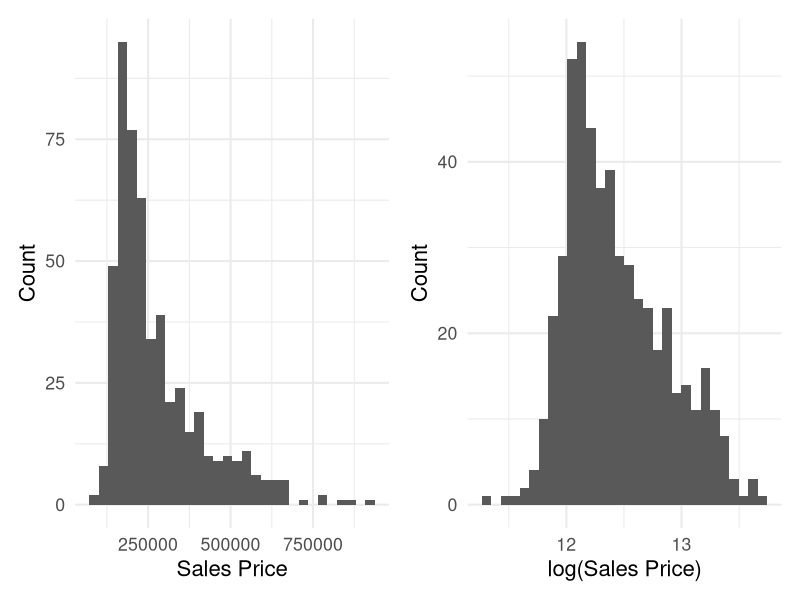
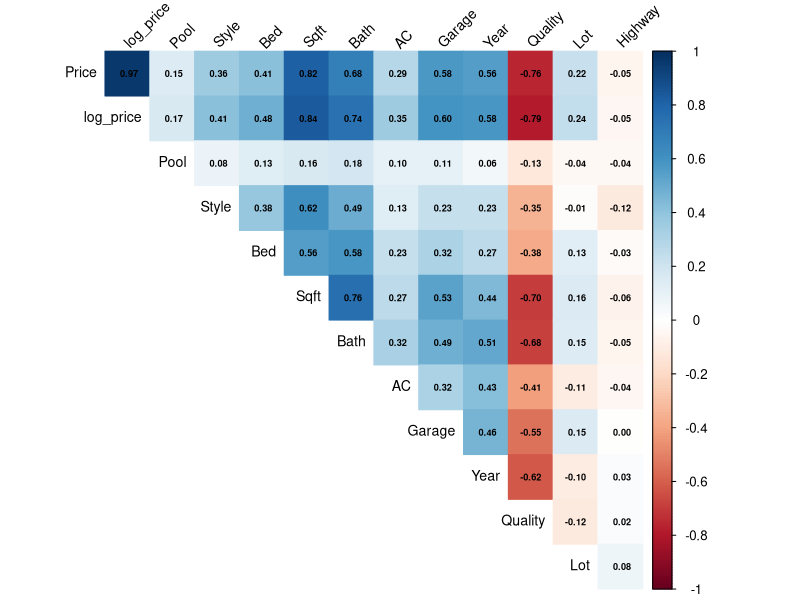
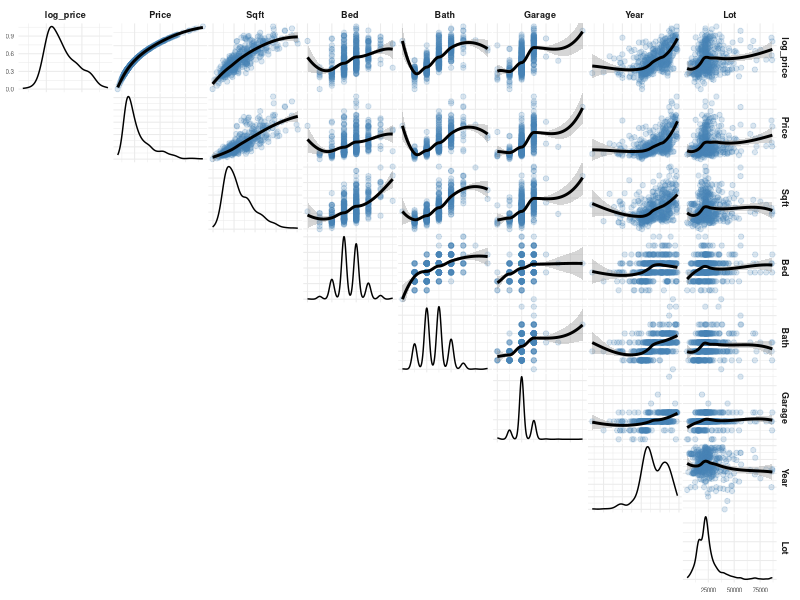
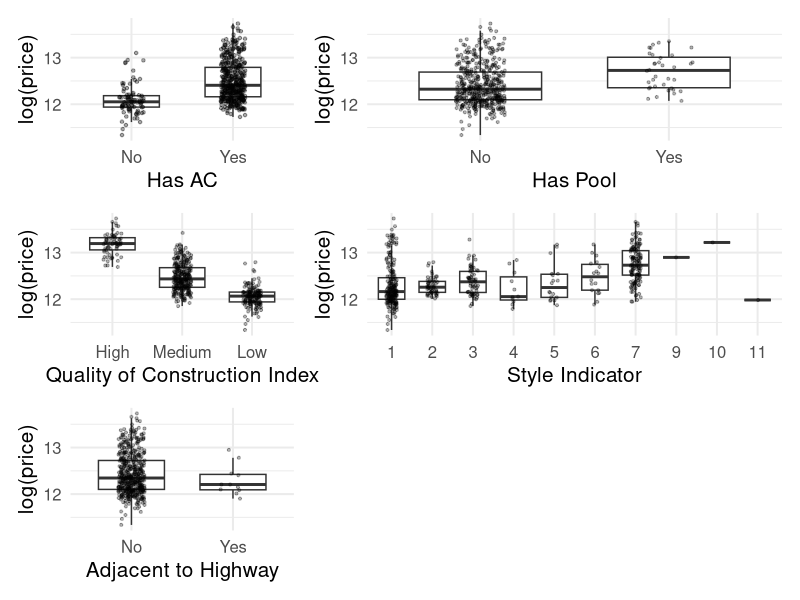
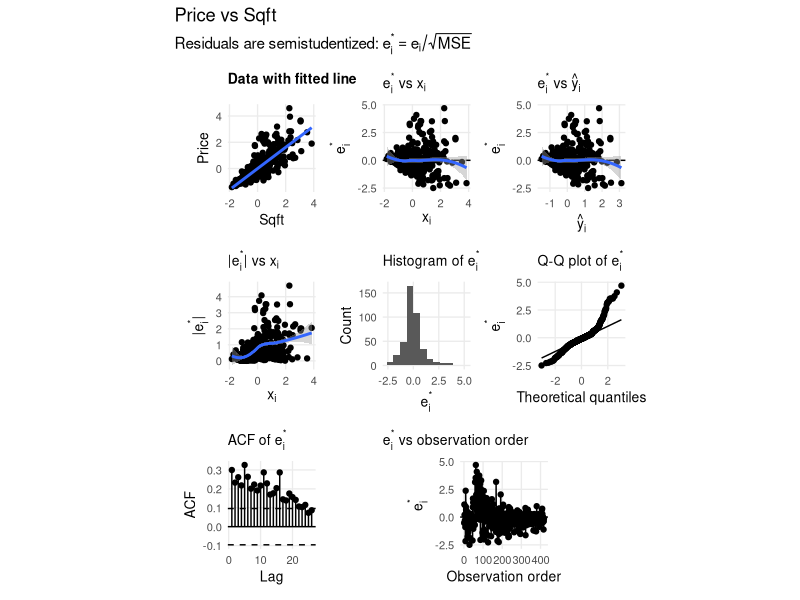
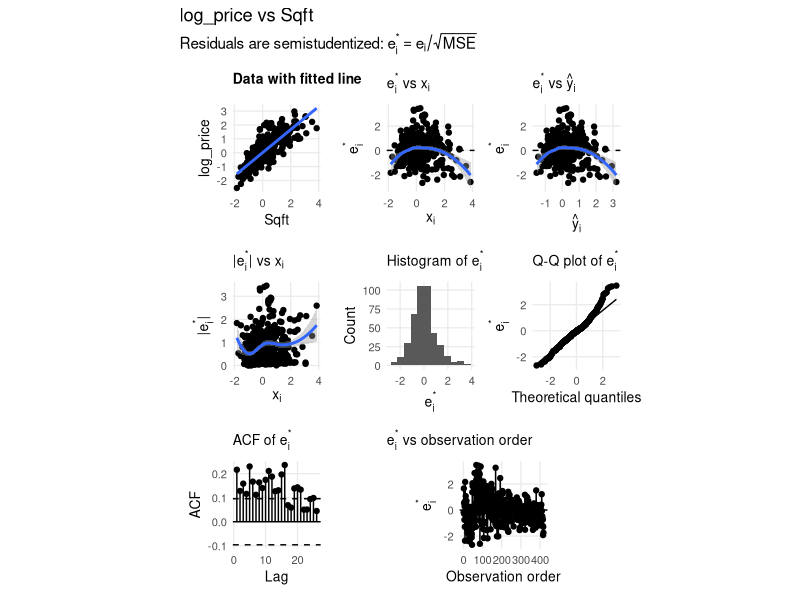
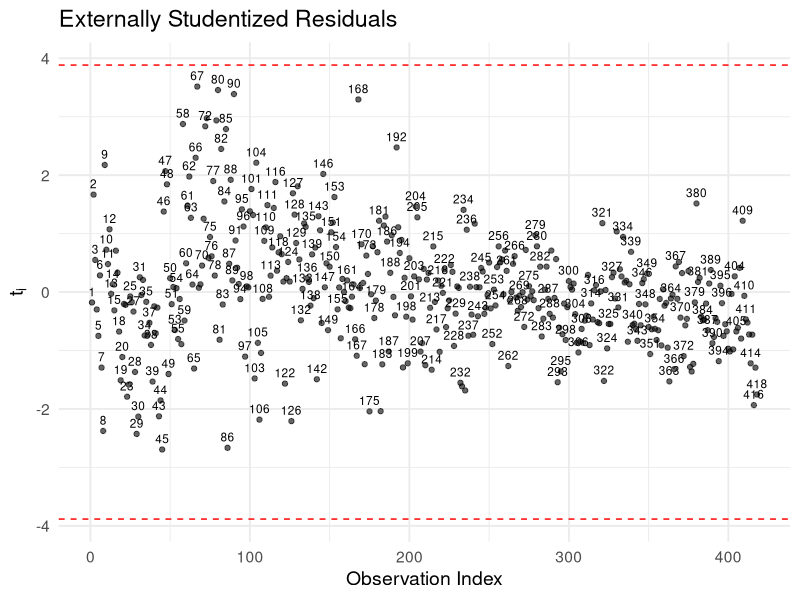
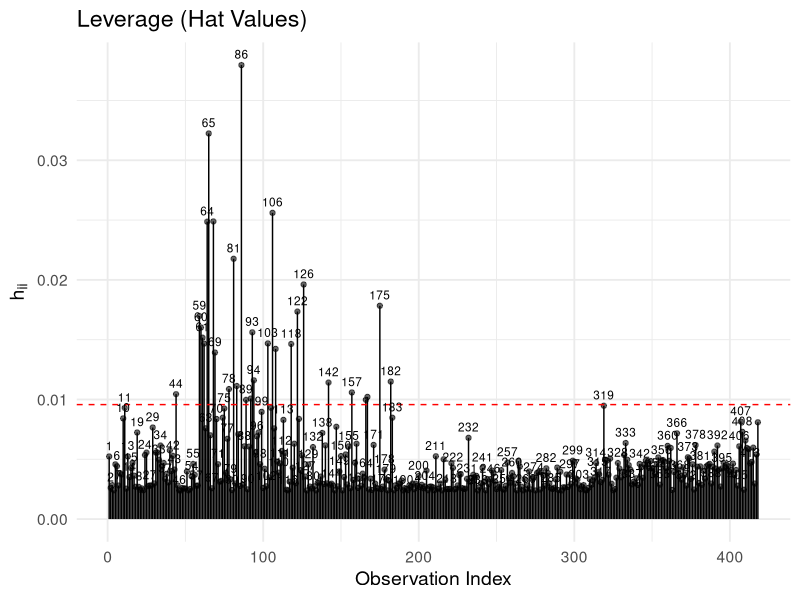

Recreate these plots in R, in order.
## ---- chunk 1
# Step 1: Load and understand the data/load necessary libraries
library(dplyr)
library(tibble)
library(ggplot2)
library(GGally)
library(corrplot)
library(car)
library(leaps)
library(patchwork)
data_raw = read.csv("APPENC07.csv")
cat("Dimensions of dataset: ", dim(data_raw))
## ---- chunk 2
# Remove ID from data
data_raw$ID = NULL

# Step 2: Explore the response
p_price <- ggplot(data_raw, aes(x = Price)) +
  geom_histogram(bins = 30) +
  labs(x = "Sales Price", y = "Count") +
  theme_minimal(base_size = 16)

# Put price on log scale
data_raw$log_price = log(data_raw$Price)
p_log <- ggplot(data_raw, aes(x = log_price)) +
  geom_histogram(bins = 30) +
  labs(x = "log(Sales Price)", y = "Count") +
  theme_minimal(base_size = 16)

p_price + p_log
## ---- chunk 3
# Step 3: Explore relationships between variables
correlation_data <- dplyr::select(
  data_raw,
  everything(),
)
predictor_cols = setdiff(names(correlation_data), c("Price", "log_price"))
cor_predictors = cor(correlation_data[predictor_cols])
hc = hclust(as.dist(1 - cor_predictors))
ordered_predictors = predictor_cols[hc$order]
final_order = c("Price", "log_price", ordered_predictors)
cor_final = cor(correlation_data[final_order])

corrplot(
  cor_final,
  method = "color",
  type = "upper",
  order = "original",
  addCoef.col = "black",
  number.cex = 0.55,
  tl.col = "black",
  tl.srt = 45,
  tl.cex = 0.85,
  diag = FALSE
)
## ---- chunk 4
continuous_pairs <- data_raw |>
  dplyr::select(-AC, -Pool, -Style, -Highway, -Quality) |>
  relocate(log_price)

GGally::ggpairs(
  continuous_pairs,
  lower = list(
    continuous = "blank"
  ),
  upper = list(
    continuous = GGally::wrap(
      "smooth",
      method = "loess",
      color = "steelblue",
      formula = y ~ x,
      se = TRUE,
      alpha = 0.20
    )
  ),
  diag = list(
    continuous = GGally::wrap(
      "densityDiag",
      alpha = 0.50
    )
  ),
  progress = FALSE
) +
  theme_minimal(base_size = 8) +
  theme(
    axis.text = element_text(size = 4.5),
    axis.title = element_text(size = 10),
    strip.text = element_text(size = 6.5, face = "bold"),
    panel.spacing = grid::unit(0.06, "lines")
  )
## ---- chunk 5
discrete_data <- mutate(
  data_raw,
  AC = factor(
    AC,
    levels = c(0, 1),
    labels = c("No", "Yes")
  ),
  Pool = factor(
    Pool,
    levels = c(0, 1),
    labels = c("No", "Yes")
  ),
  Quality = factor(
    Quality,
    levels = c(1, 2, 3),
    labels = c("High", "Medium", "Low")
  ),
  Style = factor(Style),
  Highway = factor(
    Highway,
    levels = c(0, 1),
    labels = c("No", "Yes")
  )
)

p_AC <- ggplot(
  discrete_data,
  aes(x = AC, y = log_price)
) +
  geom_boxplot(
    width = 0.55,
    outlier.shape = NA
  ) +
  geom_point(
    position = position_jitter(
      width = 0.12,
      height = 0,
      seed = 413
    ),
    alpha = 0.35,
    size = 0.9
  ) +
  labs(
    x = "Has AC",
    y = "log(price)"
  ) +
  theme_minimal(base_size = 15)

p_Pool <- ggplot(
  discrete_data,
  aes(x = Pool, y = log_price)
) +
  geom_boxplot(
    width = 0.65,
    outlier.shape = NA
  ) +
  geom_point(
    position = position_jitter(
      width = 0.13,
      height = 0,
      seed = 413
    ),
    alpha = 0.30,
    size = 0.75
  ) +
  labs(
    x = "Has Pool",
    y = "log(price)"
  ) +
  theme_minimal(base_size = 15)

p_Quality <- ggplot(
  discrete_data,
  aes(x = Quality, y = log_price)
) +
  geom_boxplot(
    width = 0.65,
    outlier.shape = NA
  ) +
  geom_point(
    position = position_jitter(
      width = 0.13,
      height = 0,
      seed = 413
    ),
    alpha = 0.30,
    size = 0.75
  ) +
  labs(
    x = "Quality of Construction Index",
    y = "log(price)"
  ) +
  theme_minimal(base_size = 15)

p_Style <- ggplot(
  discrete_data,
  aes(x = Style, y = log_price)
) +
  geom_boxplot(
    width = 0.65,
    outlier.shape = NA
  ) +
  geom_point(
    position = position_jitter(
      width = 0.13,
      height = 0,
      seed = 413
    ),
    alpha = 0.30,
    size = 0.75
  ) +
  labs(
    x = "Style Indicator",
    y = "log(price)"
  ) +
  theme_minimal(base_size = 15)

p_Highway <- ggplot(
  discrete_data,
  aes(x = Highway, y = log_price)
) +
  geom_boxplot(
    width = 0.65,
    outlier.shape = NA
  ) +
  geom_point(
    position = position_jitter(
      width = 0.13,
      height = 0,
      seed = 413
    ),
    alpha = 0.30,
    size = 0.75
  ) +
  labs(
    x = "Adjacent to Highway",
    y = "log(price)"
  ) +
  theme_minimal(base_size = 15)

(p_AC + p_Pool + p_Quality + p_Style + p_Highway) +
  plot_layout(widths = c(0.35, 0.65))
## ---- chunk 6
# Remove style from data
data_raw$Style = NULL

# Split data into train and test sets (80/20)
set.seed(42)
test_id <- sample(
  seq_len(nrow(data_raw)),
  size = floor(0.20 * nrow(data_raw))
)
data_test_raw <- data_raw[test_id, ]
data_train_raw <- data_raw[-test_id, ]

# Standardize continuous variable sets separately
continuous = c("Price", "log_price", "Sqft", "Bed", "Bath", "Garage", "Year", "Lot")
train_means = sapply(data_train_raw[continuous], mean)
train_sds = sapply(data_train_raw[continuous], sd)
test_means = sapply(data_test_raw[continuous], mean)
test_sds = sapply(data_test_raw[continuous], sd)
# Function to standardize
standardize = function(df, means, sds, cols) {
  df[cols] = scale(df[cols], center = means, scale = sds)
  df
}
data_train = standardize(data_train_raw, train_means, train_sds, continuous)
data_test = standardize(data_test_raw, train_means, train_sds, continuous)
# Now add categorical predictors
data_train$AC = data_train_raw$AC
data_train$Pool = data_train_raw$Pool
data_train$Highway = data_train_raw$Highway
data_train$Quality = factor(data_train_raw$Quality)

data_test$AC = data_test_raw$AC
data_test$Pool = data_test_raw$Pool
data_test$Highway = data_test_raw$Highway
data_test$Quality = factor(data_test_raw$Quality)


cat("Standardized continuous predictors and split into training and test sets (80/20) before fitting models\n")
c(training = nrow(data_train),test = nrow(data_test))
## ---- chunk 7
#| fig-width: 20
#| fig-height: 15
#| out-width: "100%"

fit_slr = lm(log_price ~ Sqft, data = data_train)
fit_slr_reg = lm(Price ~ Sqft, data = data_train)

make_slr_diagnostics <- function(mod, model_title = "Simple Linear Regression Model") {
  
  # Extract model data
  mf <- model.frame(mod)
  
  y_name <- names(mf)[1]
  x_name <- names(mf)[2]
  
  n <- nobs(mod)
  
  # Raw residuals
  resid_raw <- resid(mod)
  
  # MSE = SSE / degrees of freedom
  MSE <- sum(resid_raw^2) / df.residual(mod)
  
  # Semistudentized residuals
  ei <- resid_raw / sqrt(MSE)
  
  diag_df <- data.frame(
    obs = seq_len(n),
    x = mf[[x_name]],
    y = mf[[y_name]],
    yhat = fitted(mod),
    ei = ei,
    abs_ei = abs(ei)
  )
  
  base_theme <- theme_minimal(base_size = 10) +
    theme(
      plot.title = element_text(size = 10, face = "bold"),
      panel.grid.minor = element_blank(),
      aspect.ratio = 1
    )
  
  p1 <- ggplot(diag_df, aes(x = x, y = y)) +
    geom_point() +
    geom_smooth(method = "lm", se = FALSE, formula = y ~ x) +
    labs(
      title = "Data with fitted line",
      x = x_name,
      y = y_name
    ) +
    base_theme
  
  p2 <- ggplot(diag_df, aes(x = x, y = ei)) +
    geom_hline(yintercept = 0, linetype = "dashed") +
    geom_point() +
    geom_smooth(method = "loess", se = TRUE, formula = y ~ x) +
    labs(
      title = expression(e[i]^"*" ~ "vs" ~ x[i]),
      x = expression(x[i]),
      y = expression(e[i]^"*")
    ) +
    base_theme
  
  p3 <- ggplot(diag_df, aes(x = yhat, y = ei)) +
    geom_hline(yintercept = 0, linetype = "dashed") +
    geom_point() +
    geom_smooth(method = "loess", se = TRUE, formula = y ~ x) +
    labs(
      title = expression(e[i]^"*" ~ "vs" ~ hat(y)[i]),
      x = expression(hat(y)[i]),
      y = expression(e[i]^"*")
    ) +
    base_theme
  
  p4 <- ggplot(diag_df, aes(x = x, y = abs_ei)) +
    geom_point() +
    geom_smooth(method = "loess", se = TRUE, formula = y ~ x) +
    labs(
      title = expression("|" * e[i]^"*" * "|" ~ "vs" ~ x[i]),
      x = expression(x[i]),
      y = expression("|" * e[i]^"*" * "|")
    ) +
    base_theme
  
  p5 <- ggplot(diag_df, aes(x = ei)) +
    geom_histogram(bins = 12, boundary = 0) +
    labs(
      title = expression("Histogram of" ~ e[i]^"*"),
      x = expression(e[i]^"*"),
      y = "Count"
    ) +
    base_theme
  
  p6 <- ggplot(diag_df, aes(sample = ei)) +
    stat_qq() +
    stat_qq_line() +
    labs(
      title = expression("Q-Q plot of" ~ e[i]^"*"),
      x = "Theoretical quantiles",
      y = expression(e[i]^"*")
    ) +
    base_theme
  
  # Compute ACF without base R plotting
  acf_obj <- acf(ei, plot = FALSE)
  
  acf_df <- data.frame(
    lag = as.numeric(acf_obj$lag),
    acf = as.numeric(acf_obj$acf)
  )
  
  acf_df_no0 <- subset(acf_df, lag > 0)
  
  acf_bound <- 1.96 / sqrt(n)
  
  p7 <- ggplot(acf_df_no0, aes(x = lag, y = acf)) +
    geom_hline(yintercept = 0) +
    geom_hline(yintercept = c(-acf_bound, acf_bound), linetype = "dashed") +
    geom_segment(aes(xend = lag, yend = 0)) +
    geom_point() +
    labs(
      title = expression("ACF of" ~ e[i]^"*"),
      x = "Lag",
      y = "ACF"
    ) +
    base_theme
  
  p8 <- ggplot(diag_df, aes(x = obs, y = ei)) +
    geom_hline(yintercept = 0, linetype = "dashed") +
    geom_line() +
    geom_point() +
    labs(
      title = expression(e[i]^"*" ~ "vs observation order"),
      x = "Observation order",
      y = expression(e[i]^"*")
    ) +
    base_theme
  
design <- "
ABC
DEF
GHH
"

p1 + p2 + p3 + p4 + p5 + p6 + p7 + p8 +
  plot_layout(design = design) +
  plot_annotation(
    title = model_title,
    subtitle = expression("Residuals are semistudentized: " * e[i]^"*" == e[i] / sqrt(MSE))
  )
}

make_slr_diagnostics(fit_slr_reg, "Price vs Sqft")
make_slr_diagnostics(fit_slr, "log_price vs Sqft")
## ---- chunk 8
# Remove Price from data set
data_train$Price = NULL
data_test$Price = NULL
continuous = continuous[-1]
# Remove log_price since we only need predictors now
continuous = continuous[-1]

# Function for outlier diagnostics (used again later for MLR)
make_outlier_diagnostics = function(mod, model_title = ""){
  # Compute outlier diagnostics
  diag_df <- data.frame(
    obs      = 1:length(fitted(mod)),
    leverage = hatvalues(mod),
    cooks_d  = cooks.distance(mod),
    ext_stud = rstudent(mod)
  )
  
  n <- nobs(mod)
  p <- length(coef(mod))
  
  leverage_cutoff <- 2 * p / n
  cooks_cutoff    <- 4 / n
  esr_cutoff      <- qt(1 - 0.05 / (2 * n), df = n - p - 1)
  
  # ESR plot 
  p_esr <- ggplot(diag_df, aes(x = obs, y = ext_stud, label = obs)) +
    geom_hline(yintercept = c(-esr_cutoff, esr_cutoff), lty = 2, color = "red") +
    geom_point(alpha = 0.6) +
    geom_text(vjust = -0.7, size = 3, check_overlap = TRUE) +
    labs(
      title = "Externally Studentized Residuals",
      x = "Observation Index",
      y = expression(t[i])
    ) +
    theme_minimal(base_size = 14)
  
  # Cook's Distance plot
  p_cooks <- ggplot(diag_df, aes(x = obs, y = cooks_d, label = obs)) +
    geom_segment(aes(xend = obs, y = 0, yend = cooks_d)) +
    geom_point(alpha = 0.6) +
    geom_hline(yintercept = cooks_cutoff, lty = 2, color = "red") +
    geom_text(vjust = -0.7, size = 3, check_overlap = TRUE) +
    labs(
      title = "Cook's Distance",
      x = "Observation Index",
      y = expression(D[i])
    ) +
    theme_minimal(base_size = 14)
  
  # Leverage plot
  p_leverage <- ggplot(diag_df, aes(x = obs, y = leverage, label = obs)) +
    geom_segment(aes(xend = obs, y = 0, yend = leverage)) +
    geom_point(alpha = 0.6) +
    geom_hline(yintercept = leverage_cutoff, lty = 2, color = "red") +
    geom_text(vjust = -0.7, size = 3, check_overlap = TRUE) +
    labs(
      title = "Leverage (Hat Values)",
      x = "Observation Index",
      y = expression(h[ii])
    ) +
    theme_minimal(base_size = 14)
  
  list(esr = p_esr, leverage = p_leverage, cooks = p_cooks, data = diag_df)
}

diag = make_outlier_diagnostics(fit_slr)
diag$esr
diag$leverage
diag$cooks
## ---- chunk 9

esr_table <- diag$data[order(-abs(diag$data$ext_stud)), c("obs", "ext_stud")]
knitr::kable(head(esr_table, 10), digits = 3, align = "c", row.names = FALSE)

leverage_table <- diag$data[order(-diag$data$leverage), c("obs", "leverage")]
knitr::kable(head(leverage_table, 10), digits = 3, align = "c", row.names = FALSE)

cooks_table <- diag$data[order(-diag$data$cooks_d), c("obs", "cooks_d")]
knitr::kable(head(cooks_table, 10), digits = 3, align = "c", row.names = FALSE)
## ---- chunk 10
# Sensitivity analysis to see if it is worth removing the most influential point
most_influential <- which.max(cooks.distance(fit_slr))
fit_without <- update(fit_slr, subset = -most_influential)
coefficient_comparison <- data.frame(
coefficient = names(coef(fit_slr)),
full_data = unname(coef(fit_slr)),
without_observation = unname(coef(fit_without))
)
coefficient_comparison$change <-
coefficient_comparison$without_observation -
coefficient_comparison$full_data
knitr::kable(coefficient_comparison, digits = 3, align = "c")
## ---- chunk 11
newdata = data.frame(Sqft = c(0.5, 1.5, 2))
log_price_mean <- mean(log(data_raw$Price))   
log_price_sd   <- sd(log(data_raw$Price))

pred_log_scale <- predict(fit_slr, newdata = newdata, interval = "confidence")
pred_log_raw <- pred_log_scale * log_price_sd + log_price_mean

pred_log_scale <- predict(fit_slr, newdata = newdata, interval = "prediction")
pred_log_raw2  <- pred_log_scale * log_price_sd + log_price_mean

# 2. exponentiate to dollars
pred_dollars_mean <- exp(pred_log_raw)
pred_dollars_mean
pred_dollars <- exp(pred_log_raw2)
pred_dollars

## ---- chunk 12
cat("Full predictor pool: \n")
predictor_train = dplyr::select(data_train, -log_price)
names(predictor_train)
## ---- chunk 13
#| fig-width: 20
#| fig-height: 15
#| out-width: "100%"
full_fit = lm(log_price ~ ., data=data_train)
round(coef(summary(full_fit)), 3)
round(car::vif(full_fit), 2)
## ---- chunk 14

## ---- chunk 15
# Add all quadratic and interaction terms into the predictor pool
data_train_full = data_train
data_test_full = data_test
data_train_full[paste0(continuous, "2")] = data_train[continuous]^2
data_test_full[paste0(continuous, "2")] = data_test[continuous]^2

interaction_vars = c(continuous, "AC", "Pool", "Highway", "Quality")
train_interactions = model.matrix(~ (.)^2, data = data_train[interaction_vars])
test_interactions = model.matrix(~ (.)^2, data = data_test[interaction_vars])

keep = grepl(":", colnames(train_interactions))
train_interactions = train_interactions[, keep, drop = FALSE]
test_interactions = test_interactions[, keep, drop = FALSE]

data_train_full = cbind(data_train_full, train_interactions)
data_test_full = cbind(data_test_full, test_interactions)

# Remove Quality predictor and replace with dummies
dummies_train = model.matrix(~ Quality - 1, data = data_train_full)[, -1]
data_train_full$Quality = NULL
data_train_full = cbind(data_train_full, dummies_train)

dummies_test = model.matrix(~ Quality - 1, data = data_test_full)[, -1]
data_test_full$Quality = NULL
data_test_full = cbind(data_test_full, dummies_test)

cat("Original predictor pool size vs full predictor pool size: \n")
c(original_preds = ncol(data_train) - 1, full_preds = ncol(data_train_full) - 1)

## ---- chunk 16
# Run best subset selections via forward and backward selection, since p=72, 2^71 models is unfeasible to check
expanded_full_fit = lm(log_price ~ ., data = data_train_full)
null_fit = lm(log_price ~ 1, data = data_train_full)

forward_fit = step(
  null_fit, 
  scope = list(lower = formula(null_fit), upper = formula(expanded_full_fit)), 
  direction = "forward", k=log(nrow(data_train_full)), 
  trace = 0
)

backward_fit = step(
  expanded_full_fit,
  direction = "backward",
  k = log(nrow(data_train_full)),
  trace = 0
)

# Method to order formula terms to identify model hierarchy easier
order_formula_terms = function(fit){
  terms_vec = attr(terms(fit), "term.labels")
  is_interaction = grepl(":", terms_vec)
  is_quadratic = grepl("2$", terms_vec) & 
    !is_interaction & 
    !terms_vec %in% c("Quality2", "Quality3")
  is_base = !is_interaction & !is_quadratic
  
  ordered_terms = c(
    sort(terms_vec[is_base]),
    sort(terms_vec[is_quadratic]),
    sort(terms_vec[is_interaction])
  )
  
  response_name = all.vars(formula(fit))[1]
  reformulate(ordered_terms, response = response_name)
}

cat("Forward selection candidate model: \n\n")
print(formula(order_formula_terms(forward_fit)), showEnv = FALSE)
cat("\nBackward selection candidate model: \n\n")
print(formula(order_formula_terms(backward_fit)), showEnv = FALSE)

## ---- chunk 17
# Checking for a specific issue with interaction terms
num_valid = sum(data_train_full$Pool > 0.5 & data_train_full$AC < 0.5)
cat("Number of residencies with a pool but no AC: ", num_valid)
idx = which(data_train_full$Pool > 0.5 & data_train_full$AC < 0.5)
cat("\nObservation where singularity occurs: ", idx)
lev = hatvalues(forward_fit)[8]
cat("\nLeverage at this observation: ", lev)
## ---- chunk 18
# Add necessary main effects to each model
forward_fit = update(forward_fit, . ~ . + Bath + Bed + AC - `AC:Pool`)
backward_fit = update(backward_fit, . ~ . + Bath + Quality2 + Quality3 + Sqft - `AC:Pool`)
cat("Forward selection candidate model: \n\n")
print(formula(order_formula_terms(forward_fit)), showEnv = FALSE)
cat("\nBackward selection candidate model: \n\n")
print(formula(order_formula_terms(backward_fit)), showEnv = FALSE)
## ---- chunk 19
alias(backward_fit)
## ---- chunk 20
backward_fit = update(backward_fit, . ~ . - `AC:Quality3`)
cat("Forward selection candidate model: \n\n")
print(formula(order_formula_terms(forward_fit)), showEnv = FALSE)
cat("\nBackward selection candidate model: \n\n")
print(formula(order_formula_terms(backward_fit)), showEnv = FALSE)
## ---- chunk 21
# Define functions to compute PRESS statistics

PRESS <- function(fit) {
  sum((residuals(fit) / (1 - hatvalues(fit)))^2)
}

PRESS_RMSE <- function(fit) {
  sqrt(PRESS(fit) / nobs(fit))
}

RMSE <- function(fit, test_data) {
  prediction <- predict(fit, newdata = test_data)
  sqrt(mean((data_test_full$log_price - prediction)^2))
}
## ---- chunk 22
models = list(
  "Full Main Effects Model" = full_fit,
  "Forward Selection" = forward_fit,
  "Backward Selection" = backward_fit
)

test_sets = list(
  data_test,
  data_test_full,
  data_test_full
)

model_comparison = data.frame(
  Model = names(models),
  Predictors = sapply(models, function(fit) length(coef(fit)) - 1),
  Adj_R2 = sapply(models, function(fit) summary(fit)$adj.r.squared),
  BIC = sapply(models, BIC),
  AIC = sapply(models, AIC),
  PRESS_RMSE = sapply(models, PRESS_RMSE),
  Test_RMSE = mapply(
    RMSE,
    models,
    test_sets
  )
)


knitr::kable(
  model_comparison,
  digits = 4,
  row.names = FALSE,
  align = "c"
)
## ---- chunk 23
#| fig-width: 20
#| fig-height: 15
#| out-width: "100%"

# This function is analogous to the SLR diagnostics it just removes the first two plots

make_mlr_diagnostics <- function(mod, model_title = "Multiple Linear Regression Model") {
  
  mf <- model.frame(mod)
  y_name <- names(mf)[1]
  n <- nobs(mod)
  
  resid_raw <- resid(mod)
  MSE <- sum(resid_raw^2) / df.residual(mod)
  ei <- resid_raw / sqrt(MSE)
  
  diag_df <- data.frame(
    obs = seq_len(n),
    yhat = fitted(mod),
    ei = ei,
    abs_ei = abs(ei)
  )
  
  base_theme <- theme_minimal(base_size = 10) +
    theme(
      plot.title = element_text(size = 10, face = "bold"),
      panel.grid.minor = element_blank(),
      aspect.ratio = 1
    )
  
  p3 <- ggplot(diag_df, aes(x = yhat, y = ei)) +
    geom_hline(yintercept = 0, linetype = "dashed") +
    geom_point() +
    geom_smooth(method = "loess", se = TRUE, formula = y ~ x) +
    labs(title = expression(e[i]^"*" ~ "vs" ~ hat(y)[i]), x = expression(hat(y)[i]), y = expression(e[i]^"*")) +
    base_theme
  
  p4 <- ggplot(diag_df, aes(x = yhat, y = abs_ei)) +
    geom_point() +
    geom_smooth(method = "loess", se = TRUE, formula = y ~ x) +
    labs(title = expression("|" * e[i]^"*" * "|" ~ "vs" ~ hat(y)[i]), x = expression(hat(y)[i]), y = expression("|" * e[i]^"*" * "|")) +
    base_theme
  
  p5 <- ggplot(diag_df, aes(x = ei)) +
    geom_histogram(bins = 12, boundary = 0) +
    labs(title = expression("Histogram of" ~ e[i]^"*"), x = expression(e[i]^"*"), y = "Count") +
    base_theme
  
  p6 <- ggplot(diag_df, aes(sample = ei)) +
    stat_qq() + stat_qq_line() +
    labs(title = expression("Q-Q plot of" ~ e[i]^"*"), x = "Theoretical quantiles", y = expression(e[i]^"*")) +
    base_theme
  
  acf_obj <- acf(ei, plot = FALSE)
  acf_df <- data.frame(lag = as.numeric(acf_obj$lag), acf = as.numeric(acf_obj$acf))
  acf_df_no0 <- subset(acf_df, lag > 0)
  acf_bound <- 1.96 / sqrt(n)
  
  p7 <- ggplot(acf_df_no0, aes(x = lag, y = acf)) +
    geom_hline(yintercept = 0) +
    geom_hline(yintercept = c(-acf_bound, acf_bound), linetype = "dashed") +
    geom_segment(aes(xend = lag, yend = 0)) +
    geom_point() +
    labs(title = expression("ACF of" ~ e[i]^"*"), x = "Lag", y = "ACF") +
    base_theme
  
  p8 <- ggplot(diag_df, aes(x = obs, y = ei)) +
    geom_hline(yintercept = 0, linetype = "dashed") +
    geom_line() + geom_point() +
    labs(title = expression(e[i]^"*" ~ "vs observation order"), x = "Observation order", y = expression(e[i]^"*")) +
    base_theme
  
  design <- "
  AB
  CD
  EF
  "
  
  p3 + p4 + p5 + p6 + p7 + p8 +
    plot_layout(design = design) +
    plot_annotation(
      title = model_title,
      subtitle = expression("Residuals are semistudentized: " * e[i]^"*" == e[i] / sqrt(MSE))
    )
}

make_mlr_diagnostics(forward_fit, "Forward Selection")
make_mlr_diagnostics(backward_fit, "Backward Selection")
## ---- chunk 24
#| fig-width: 20
#| fig-height: 15
#| out-width: "100%"

# Influential point diagnostics

forward_diag = make_outlier_diagnostics(forward_fit, "(Forward Selection")
backward_diag = make_outlier_diagnostics(backward_fit, "(Backward Selection")

forward_diag$esr / forward_diag$leverage / forward_diag$cooks
backward_diag$esr / backward_diag$leverage / backward_diag$cooks
## ---- chunk 25
# Sensitivity analysis for forward selection
most_influential <- which.max(cooks.distance(forward_fit))
fit_without <- update(forward_fit, subset = -most_influential)
coefficient_comparison <- data.frame(
coefficient = names(coef(forward_fit)),
full_data = unname(coef(forward_fit)),
without_observation = unname(coef(fit_without))
)
coefficient_comparison$change <- coefficient_comparison$without_observation - coefficient_comparison$full_data

knitr::kable(coefficient_comparison, digits = 3, align = "c")
# Sensitivity analysis for backward selection
most_influential <- which.max(cooks.distance(backward_fit))
fit_without <- update(backward_fit, subset = -most_influential)
coefficient_comparison <- data.frame(
coefficient = names(coef(backward_fit)),
full_data = unname(coef(backward_fit)),
without_observation = unname(coef(fit_without))
)

coefficient_comparison$change <- coefficient_comparison$without_observation - coefficient_comparison$full_data

knitr::kable(coefficient_comparison, digits = 3, align = "c")

num_bath = data_train_raw[most_influential, "Bath"]
cat("Number of bathrooms at most influential point: ", num_bath)
## ---- chunk 26
summary(forward_fit)
summary(backward_fit)
## ---- chunk 27
car::vif(forward_fit)
car::vif(backward_fit)
## ---- chunk 28
# Get fitted values and absolute residuals from OLS model
data_train_full <- data_train_full |>
  mutate(
    fitted_ols_fwd = fitted(forward_fit),
    abs_residual_ols_fwd = abs(residuals(forward_fit))
  )

# Model how residual magnitude varies
scale_fit_fwd <- loess(
  abs_residual_ols_fwd ~ fitted_ols_fwd,
  data = data_train_full
)

# Convert to weights
data_train_full <- data_train_full |>
  mutate(
    estimated_sd_fwd = pmax(predict(scale_fit_fwd), 0.001),  # floor to avoid divide-by-zero/negative
    wls_weight_fwd = 1 / estimated_sd_fwd^2
  )

# Refit using the new weights
forward_fit_wls = lm(
  formula(forward_fit),
  data = data_train_full,
  weights = wls_weight_fwd
)

# Get fitted values and absolute residuals from OLS model
data_train_full <- data_train_full |>
  mutate(
    fitted_ols_back = fitted(backward_fit),
    abs_residual_ols_back = abs(residuals(backward_fit))
  )

# Model how residual magnitude varies
scale_fit_back <- loess(
  abs_residual_ols_back ~ fitted_ols_back,
  data = data_train_full
)

# Convert to weights
data_train_full <- data_train_full |>
  mutate(
    estimated_sd_back = pmax(predict(scale_fit_back), 0.001),  # floor to avoid divide-by-zero/negative
    wls_weight_back = 1 / estimated_sd_back^2
  )

# Refit using the new weights
backward_fit_wls = lm(
  formula(backward_fit),
  data = data_train_full,
  weights = wls_weight_back
)

## ---- chunk 29
# Compare the models
ols_table_fwd <- as.data.frame(coef(summary(forward_fit)))
ols_table_fwd$term <- rownames(ols_table_fwd)
ols_table_fwd$method <- "OLS"

wls_table_fwd <- as.data.frame(coef(summary(forward_fit_wls)))
wls_table_fwd$term <- rownames(wls_table_fwd)
wls_table_fwd$method <- "WLS"

coefficient_comparison_fwd <- bind_rows(
  ols_table_fwd,
  wls_table_fwd
) |>
  select(
    method,
    term,
    Estimate,
    `Std. Error`,
    `t value`,
    `Pr(>|t|)`
  )

knitr::kable(
  coefficient_comparison_fwd,
  digits = 4,
  row.names = FALSE,
  align = "c",
  caption = "Forward Selection: OLS vs WLS"
)

ols_table_back <- as.data.frame(coef(summary(backward_fit)))
ols_table_back$term <- rownames(ols_table_back)
ols_table_back$method <- "OLS"

wls_table_back <- as.data.frame(coef(summary(backward_fit_wls)))
wls_table_back$term <- rownames(wls_table_back)
wls_table_back$method <- "WLS"

coefficient_comparison_back <- bind_rows(
  ols_table_back,
  wls_table_back
) |>
  select(
    method,
    term,
    Estimate,
    `Std. Error`,
    `t value`,
    `Pr(>|t|)`
  )

knitr::kable(
  coefficient_comparison_back,
  digits = 4,
  row.names = FALSE,
  align = "c",
  caption = "Backward Selection: OLS vs WLS"
)
## ---- chunk 30
# Check diagnostics with new weights
make_mlr_diagnostics_wls <- function(mod, model_title = "") {
  resid_raw <- weighted.residuals(mod)
  MSE <- sum(resid_raw^2) / df.residual(mod)
  ei <- resid_raw / sqrt(MSE)
  
  diag_df <- data.frame(yhat = fitted(mod), ei = ei, abs_ei = abs(ei))
  
  ggplot(diag_df, aes(x = yhat, y = abs_ei)) +
    geom_point() +
    geom_smooth(method = "loess", se = TRUE) +
    labs(title = paste("Weighted |Residuals| vs Fitted -", model_title))
}

make_mlr_diagnostics_wls(forward_fit_wls, "Forward Selection WLS Model")
make_mlr_diagnostics_wls(backward_fit_wls, "Backward Selection WLS Model")
## ---- chunk 31
# Final model testing

# PRESS_RMSE, AdjR2, AIC, BIC


models <- list(
  "Forward (OLS)"  = forward_fit,
  "Forward (WLS)"  = forward_fit_wls,
  "Backward (OLS)" = backward_fit,
  "Backward (WLS)" = backward_fit_wls
)

in_sample <- data.frame(
  Model = names(models),
  Predictors = sapply(models, function(f) length(coef(f)) - 1),
  Adj_R2 = sapply(models, function(f) summary(f)$adj.r.squared),
  AIC = sapply(models, AIC),
  BIC = sapply(models, BIC),
  PRESS_RMSE = sapply(models, function(f) tryCatch(PRESS_RMSE(f), error = function(e) NA))
)

# Test set RMSE

RMSE_test <- function(fit, test_data) {
  pred <- predict(fit, newdata = test_data)
  sqrt(mean((test_data$log_price - pred)^2))
}

in_sample$Test_RMSE <- c(
  RMSE_test(forward_fit, data_test_full),
  RMSE_test(forward_fit_wls, data_test_full),
  RMSE_test(backward_fit, data_test_full),
  RMSE_test(backward_fit_wls, data_test_full)
)

knitr::kable(in_sample, digits = 4, row.names = FALSE, align = "c",
             caption = "In-sample and out-of-sample model comparison")

# Cross validation on OLS models only

manual_cv <- function(model_formula, data, k = 10, seed = 42) {
  set.seed(seed)
  n <- nrow(data)
  folds <- sample(rep(1:k, length.out = n))
  
  fold_rmse <- numeric(k)
  fold_mae <- numeric(k)
  
  for (i in 1:k) {
    train_idx <- which(folds != i)
    test_idx  <- which(folds == i)
    
    fit_i <- lm(model_formula, data = data[train_idx, ])
    pred_i <- predict(fit_i, newdata = data[test_idx, ])
    actual_i <- data[[all.vars(model_formula)[1]]][test_idx]
    
    fold_rmse[i] <- sqrt(mean((actual_i - pred_i)^2))
    fold_mae[i]  <- mean(abs(actual_i - pred_i))
  }
  
  data.frame(
    CV_RMSE = mean(fold_rmse),
    CV_RMSE_SD = sd(fold_rmse),
    CV_MAE = mean(fold_mae)
  )
}

cv_forward  <- manual_cv(formula(forward_fit), data_train_full)
cv_backward <- manual_cv(formula(backward_fit), data_train_full)

cv_results <- data.frame(
  Model = c("Forward (OLS)", "Backward (OLS)"),
  rbind(cv_forward, cv_backward)
)

knitr::kable(cv_results, digits = 4, row.names = FALSE, align = "c",
             caption = "10-fold cross-validation (training data)")
## ---- chunk 32
summary(forward_fit_wls)
